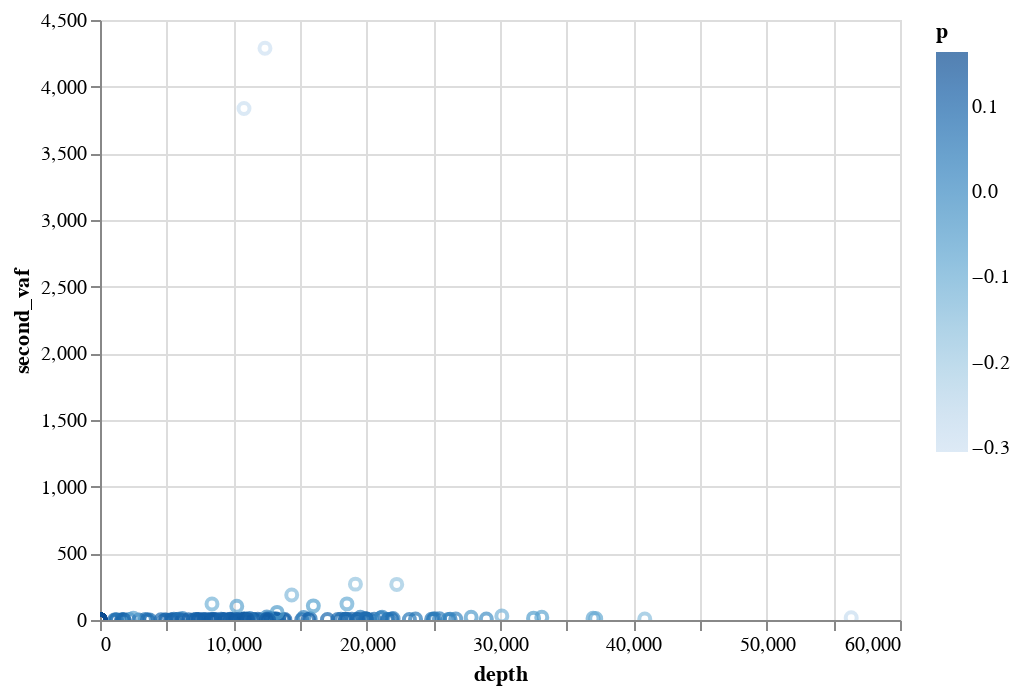

The code cell stored with this chart in its notebook:
### Code cell
from sklearn.ensemble import IsolationForest
from sklearn.preprocessing import StandardScaler, MinMaxScaler
from sklearn.pipeline import make_pipeline

df = model.raw_data.query("id == 'chr12:25398284'")[["depth", "second_vaf"]].copy()

X = df.values

clf = make_pipeline( IsolationForest())

clf.fit(X)
df["p"]= clf.decision_function(X)


alt.Chart(df).mark_point().encode(x="depth", y="second_vaf", color="p", tooltip="p").interactive()

### Figure 1 — Vega-Lite specification as saved in the notebook (floating-point values rounded to 4 significant figures; data arrays with more than 128 entries replaced by an {"elided": "..."} marker saying what was removed)
{"config": {"view": {"continuousWidth": 400, "continuousHeight": 300}}, "data": {"name": "data-cf500c7794511fd15d6097550a26efaf"}, "mark": "point", "encoding": {"color": {"type": "quantitative", "field": "p"}, "tooltip": {"type": "quantitative", "field": "p"}, "x": {"type": "quantitative", "field": "depth"}, "y": {"type": "quantitative", "field": "second_vaf"}}, "selection": {"selector010": {"type": "interval", "bind": "scales", "encodings": ["x", "y"]}}, "$schema": "https://vega.github.io/schema/vega-lite/v4.8.1.json", "datasets": {"data-cf500c7794511fd15d6097550a26efaf": {"elided": "236 records"}}}
